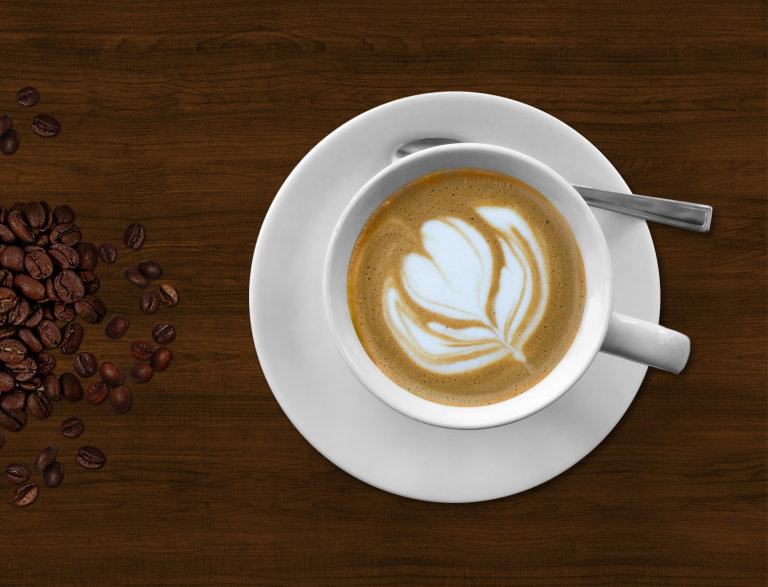
#> input picture Latte.jpg, 2303 x 1761 px (shown at 1/3 size)
$ python algorithm.py
#> lines starting #> are read from the running program, lines starting #| are printed output that depends on the picture
#> further down, image_to_parse is the input picture: shape (1761, 2303, 3); mean R, G, B 98.7, 78.1, 59
#!/usr/bin/env python2

"""
Foreground detection
"""
import skimage
from skimage import io
from skimage import color
from skimage.transform import resize
import math
import matplotlib.pyplot as plt
import numpy as np


def create_scaled_images(image):
    """Creates a list of scaled versions of the image"""
    height = len(image)
#> height = 1761
    width = len(image[0])
#> width = 2303
    largest = max(height, width)
#> largest = 2303
    image = resize(image, (int(height*400/largest), int(width*400/largest)))
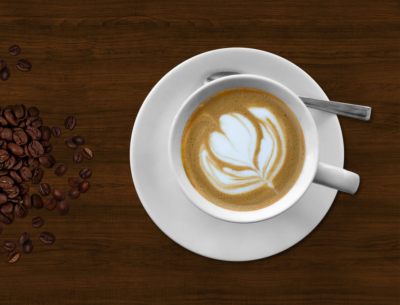
#> image: shape (305, 400, 3) float64; mean of channels 0, 1, 2 0.387, 0.306, 0.231; drawn as R, G, B

    scaled_images = [image]
    smallest_image = image

    while len(smallest_image) > 40 and len(smallest_image[0]) > 40:
        height = len(smallest_image)
        width = len(smallest_image[0])
        smallest_image = resize(smallest_image, (int(height/1.5), int(width/1.5)))
        scaled_images.append(smallest_image)
#> this loop made 5 passes
#> (height, width) on passes 1 to 5: (305, 400), (203, 266), (135, 177), (90, 118), (60, 78)
#> pass 2, in create_scaled_images, `smallest_image = resize(smallest_image, (int(height/1.5), int(width/1...`:
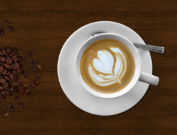
#> smallest_image: shape (135, 177, 3) float64; mean of channels 0, 1, 2 0.387, 0.306, 0.231; drawn as R, G, B
#> pass 3, in create_scaled_images, `smallest_image = resize(smallest_image, (int(height/1.5), int(width/1...`:
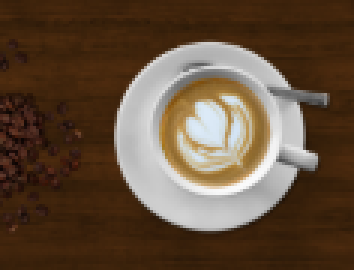
#> smallest_image: shape (90, 118, 3) float64 (shown 3 times larger); mean of channels 0, 1, 2 0.387, 0.306, 0.231; drawn as R, G, B
#> after the loop:
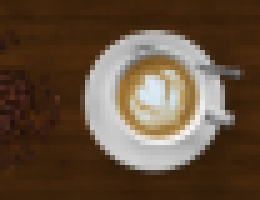
#> smallest_image: shape (40, 52, 3) float64 (shown 5 times larger); mean of channels 0, 1, 2 0.387, 0.306, 0.231; drawn as R, G, B
#> after the loop, scaled_images = 6 items

    return scaled_images


def mean_color(image):
    """Finds the mean color in the image, defined using RGB values"""

    height = len(image)
    width = len(image[0])
    num_pixels = height * width
    total_red = 0
    total_green = 0
    total_blue = 0

    for row in range(height):
        for col in range(width):
            total_red += image[row][col][0]
            total_green += image[row][col][1]
            total_blue += image[row][col][2]

    mean_red = float(total_red)/float(num_pixels)
    mean_green = float(total_green)/float(num_pixels)
    mean_blue = float(total_blue)/float(num_pixels)

    return [mean_red, mean_green, mean_blue]


def sigmas(image):
    """Finds the standard deviations of color in the image, in terms of hue / saturation / value"""

    mean = mean_color(image)
    height = len(image)
    width = len(image[0])
    num_pixels = height * width
    mean_hsv = color.convert_colorspace([[mean]], 'RGB', 'HSV')[0][0]
    image_hsv = color.convert_colorspace(image, 'RGB', 'HSV')
    total_hue = 0
    total_sat = 0
    total_val = 0

    for row in range(height):
        for col in range(width):
            """Note that the difference in hues does not use the standard metric, since the space of hues is circular"""
            hue_diff = min(abs(mean_hsv[0] - image_hsv[row][col][0]), 1 - abs(mean_hsv[0] - image_hsv[row][col][0]))
            sat_diff = abs(mean_hsv[1] - image_hsv[row][col][1])
            val_diff = abs(mean_hsv[2] - image_hsv[row][col][2])
            total_hue += hue_diff**2
            total_sat += sat_diff**2
            total_val += val_diff**2

    sigma_hue = math.sqrt(float(total_hue) / float(num_pixels))
    sigma_sat = math.sqrt(float(total_sat) / float(num_pixels))
    sigma_val = math.sqrt(float(total_val) / float(num_pixels))

    return [sigma_hue, sigma_sat, sigma_val]


# [4 lines left out: function gaussian, not called in this run]


def find_m_values(image):
    """Determines the value of m which best fits a hyperbola to the histogram of color differences
    for each color parameter (hue, saturation, value)"""

    height = len(image)
    width = len(image[0])
    image_hsv = color.convert_colorspace(image, 'RGB', 'HSV')
    m_values = [0.0, 0.0, 0.0]
    x_list = range(20)
    y_lists = [[0]*20, [0]*20, [0]*20]

    for row in range(height):
        for col in range(width):
            current_color = image_hsv[row][col]
            for neighbor in forward_pixel_neighbors([row, col], height, width):
                new_color = image_hsv[neighbor[0]][neighbor[1]]
                """Note that the difference in hues does not use the standard metric, since the space of hues is circular"""
                hue_diff = min(abs(current_color[0] - new_color[0]), 1 - abs(current_color[0] - new_color[0]))
                sat_diff = abs(current_color[1] - new_color[1])
                val_diff = abs(current_color[2] - new_color[2])
                x_hue = int(100*hue_diff)
                x_sat = int(100*sat_diff)
                x_val = int(100*val_diff)
                if x_hue < 20:
                    y_lists[0][x_hue] += 1
                if x_sat < 20:
                    y_lists[1][x_sat] += 1
                if x_val < 20:
                    y_lists[2][x_val] += 1

    for parameter in range(3):
        y_list = y_lists[parameter]
        max_y_val = max(y_list)
        if max_y_val > 0.0:
            for index in range(len(y_list)):
                    y_lists[parameter][index] = float(y_lists[parameter][index])/float(max_y_val)
        m = fit_hyperbola(x_list, y_list, 0.1)
        m_values[parameter] = m

    return m_values


def hyperbola_cost(x_vals, y_vals, m):
    """Determines a cost to indicate how well a certain hyperbola fits the data"""

    cost = 0.0
    for index in range(len(x_vals)):
        x = x_vals[index]
        y = y_vals[index]

        if y != 0:
            outcome = hyperbola_prediction(x, m)
            cost += (y - outcome)**2

    return cost / len(x_vals)


def hyperbola_prediction(x, m):
    """Uses a hyperbola to predict an outcome"""

    x = float(x)
    m = float(m)

    return math.sqrt(1 + (m*x)**2) - m*x


def hyperbola_derivative(x_vals, y_vals, m):
    """Calculates the derivative of the cost function in terms of m"""

    der = 0.0
    for index in range(len(x_vals)):
        x = x_vals[index]
        y = y_vals[index]

        if y != 0:
            outcome = hyperbola_prediction(x, m)
            partial = 0.5 * (1 + (m*x)**2)**(-.5) * 2.0*m*x**2 - x
            der += (outcome - y) * partial / len(x_vals)

    return der


# [8 lines left out: function hyperbola_integral, not called in this run]


def fit_hyperbola(x_vals, y_vals, alpha):
    """Uses gradient descenet to fit a hyperbola to the data"""

    m = 1.0
    old_der = hyperbola_derivative(x_vals, y_vals, m)
    der = old_der
    iteration = 0
    cost = 1.0

    while old_der * der > 0.0 and abs(der) > 0.001 and cost > 0.001:
        der = hyperbola_derivative(x_vals, y_vals, m)
        m -= der*alpha
        iteration += 1
        cost = hyperbola_cost(x_vals, y_vals, m)

    return m


# [18 lines left out: functions color_pair_m_prob, euclid_color_dist, not called in this run]


def find_border(image):
    """Returns a list of the border pixels in an image"""

    rows = range(len(image))
    columns = range(len(image[0]))
    border = []

    for row in rows:
        if row == 0 or row == len(rows)-1:
            for column in columns:
                border.append([row, column])
        else:
            border.append([row, 0])
            border.append([row, len(columns)-1])
#> this loop made 40 passes
#> after the loop, border = 180 pairs, first value 0 to 39, second value 0 to 51

    return border


# [26 lines left out: functions pixel_neighbors, pixel_four_neighbors, not called in this run]


def forward_pixel_neighbors(pixel, height, width):
    """Returns a list of neighbors to the right and/or below the given pixel"""

    neighbors = []
    for row in range(max(pixel[0]-1, 0), min(pixel[0]+2, height)):
        for col in range(max(pixel[1]-1, 0), min(pixel[1]+2, width)):
            if row > pixel[0] or col > pixel[1]:
                neighbors.append([row, col])

    return neighbors


# [111 lines left out: functions circular_pixel_neighbors, known_gaussian_smoothing, largest_connected_component, not called in this run]


def find_min_prob(image):
    """Determines a probability cutoff for classifying foreground pixels, based on the image's size and color variation"""

    height = len(image)
    width = len(image[0])
    area = float(height * width)
    image_sigmas = sigmas(image)
    sigmas_prod = image_sigmas[0] * image_sigmas[1] * image_sigmas[2]
    prob = math.log(area / 10000.0 + 1)/(12260.0 * sigmas_prod)

    return prob


# [40 lines left out: function find_foreground, not called in this run]


def layered_foreground(image_list, min_prob_2):
    """Uses a list of rescaled versions of an image to find the foreground of the original image.
    Uses k-means clustering to determine the appropriate Gaussian for colors in each cluster."""

    known = find_border(image_list[-1])
#> known has the same summary as border in find_border
    known_image = image_list[-1]
    current_image = image_list[-1]

    for index in range(len(image_list)):
        current_index = len(image_list) - 1 - index
        current_image = image_list[current_index]
        m_values = find_m_values(current_image)
        height = len(current_image)
        width = len(current_image[0])
        min_prob_1 = find_min_prob(current_image)
        probs = find_foreground(current_image, m_values, known, min_prob_1)
        foreground = probs[1]

        if current_index > 0:
            height = len(image_list[current_index - 1])
            width = len(image_list[current_index - 1][0])
        else:
            height = len(image_list[current_index])
            width = len(image_list[current_index][0])

        bigger_foreground = resize(foreground, (height, width))
        smaller_dim = min(height, width)
        known_outcome = known_gaussian_smoothing(bigger_foreground, min_prob_2, float(smaller_dim)/100.0)
        known = known_outcome[0]
        known_image = known_outcome[1]
#> this loop made 1 pass
#> (current_index, m_values) on pass 1: (5, [0, 0, 0])
#> pass 1, in find_m_values, `image_hsv = color.convert_colorspace(image, 'RGB', 'HSV')`:
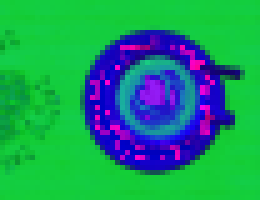
#> image_hsv: shape (40, 52, 3) float64 (shown 5 times larger); mean of channels 0, 1, 2 0.112, 0.583, 0.388; drawn as R, G, B

    return known_image


"""Loads an image and detects its foreground"""
image_to_parse = io.imread("Latte.jpg")

scaled_image_list = create_scaled_images(image_to_parse)

#> (the run stopped early here; a loop or call above may not have finished)
